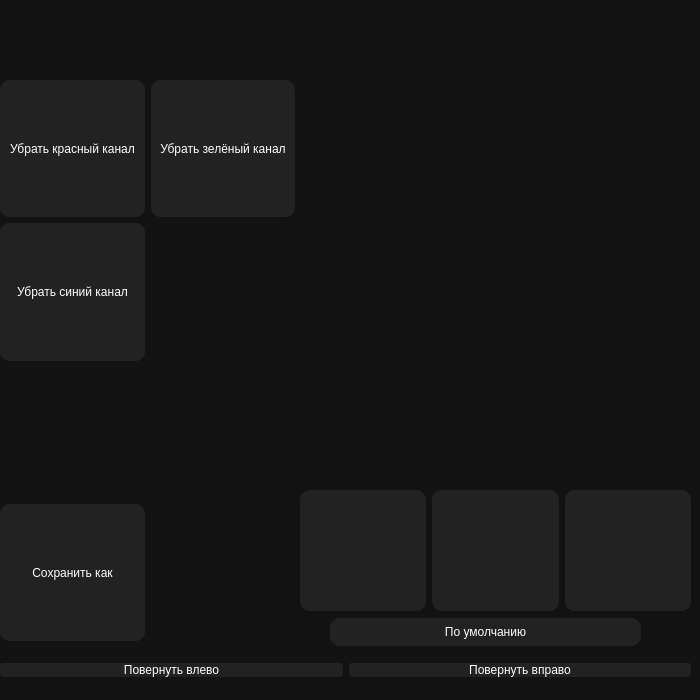
<?xml version="1.0" encoding="UTF-8"?>
<ui version="4.0">
 <class>Form</class>
 <widget class="QWidget" name="Form">
  <property name="enabled">
   <bool>true</bool>
  </property>
  <property name="geometry">
   <rect>
    <x>0</x>
    <y>0</y>
    <width>700</width>
    <height>700</height>
   </rect>
  </property>
  <property name="windowTitle">
   <string>Form</string>
  </property>
  <property name="styleSheet">
   <string notr="true">background-color: #121212;
color: white;
border-radius: 10px;</string>
  </property>
  <widget class="QWidget" name="horizontalLayoutWidget">
   <property name="geometry">
    <rect>
     <x>0</x>
     <y>650</y>
     <width>691</width>
     <height>41</height>
    </rect>
   </property>
   <layout class="QHBoxLayout" name="horizontalLayout">
    <item>
     <widget class="QPushButton" name="btn_left">
      <property name="styleSheet">
       <string notr="true">QPushButton{
    background-color: #222222;
    border-radius: 3px;
}</string>
      </property>
      <property name="text">
       <string>Повернуть влево</string>
      </property>
     </widget>
    </item>
    <item>
     <widget class="QPushButton" name="btn_right">
      <property name="styleSheet">
       <string notr="true">QPushButton{
    background-color: #222222;
    border-radius: 3px;
}</string>
      </property>
      <property name="text">
       <string>Повернуть вправо</string>
      </property>
     </widget>
    </item>
   </layout>
  </widget>
  <widget class="QWidget" name="gridLayoutWidget">
   <property name="geometry">
    <rect>
     <x>0</x>
     <y>80</y>
     <width>295</width>
     <height>561</height>
    </rect>
   </property>
   <layout class="QGridLayout" name="gridLayout">
    <item row="0" column="1">
     <widget class="QPushButton" name="btn_removeg">
      <property name="sizePolicy">
       <sizepolicy hsizetype="Minimum" vsizetype="Expanding">
        <horstretch>0</horstretch>
        <verstretch>0</verstretch>
       </sizepolicy>
      </property>
      <property name="styleSheet">
       <string notr="true">QPushButton {
    background-color: #222222
}</string>
      </property>
      <property name="text">
       <string>Убрать зелёный канал</string>
      </property>
     </widget>
    </item>
    <item row="1" column="0">
     <widget class="QPushButton" name="btn_removeb">
      <property name="sizePolicy">
       <sizepolicy hsizetype="Minimum" vsizetype="Expanding">
        <horstretch>0</horstretch>
        <verstretch>0</verstretch>
       </sizepolicy>
      </property>
      <property name="styleSheet">
       <string notr="true">QPushButton {
    background-color: #222222
}</string>
      </property>
      <property name="text">
       <string>Убрать синий канал</string>
      </property>
     </widget>
    </item>
    <item row="0" column="0">
     <widget class="QPushButton" name="btn_remover">
      <property name="sizePolicy">
       <sizepolicy hsizetype="Minimum" vsizetype="Expanding">
        <horstretch>0</horstretch>
        <verstretch>0</verstretch>
       </sizepolicy>
      </property>
      <property name="styleSheet">
       <string notr="true">QPushButton {
    background-color: #222222
}</string>
      </property>
      <property name="text">
       <string>Убрать красный канал</string>
      </property>
     </widget>
    </item>
    <item row="3" column="0">
     <widget class="QPushButton" name="btn_saveas">
      <property name="sizePolicy">
       <sizepolicy hsizetype="Minimum" vsizetype="Expanding">
        <horstretch>0</horstretch>
        <verstretch>0</verstretch>
       </sizepolicy>
      </property>
      <property name="styleSheet">
       <string notr="true">QPushButton {
    background-color: #222222
}</string>
      </property>
      <property name="text">
       <string>Сохранить как</string>
      </property>
     </widget>
    </item>
    <item row="2" column="0">
     <spacer name="verticalSpacer">
      <property name="orientation">
       <enum>Qt::Vertical</enum>
      </property>
      <property name="sizeHint" stdset="0">
       <size>
        <width>20</width>
        <height>40</height>
       </size>
      </property>
     </spacer>
    </item>
   </layout>
  </widget>
  <widget class="QWidget" name="verticalLayoutWidget">
   <property name="geometry">
    <rect>
     <x>300</x>
     <y>80</y>
     <width>391</width>
     <height>391</height>
    </rect>
   </property>
   <layout class="QVBoxLayout" name="verticalLayout">
    <item>
     <widget class="QLabel" name="label">
      <property name="text">
       <string/>
      </property>
     </widget>
    </item>
   </layout>
  </widget>
  <widget class="QWidget" name="horizontalLayoutWidget_2">
   <property name="geometry">
    <rect>
     <x>300</x>
     <y>490</y>
     <width>391</width>
     <height>121</height>
    </rect>
   </property>
   <layout class="QHBoxLayout" name="horizontalLayout_2">
    <item>
     <widget class="QPushButton" name="btn_R">
      <property name="sizePolicy">
       <sizepolicy hsizetype="Minimum" vsizetype="Expanding">
        <horstretch>0</horstretch>
        <verstretch>0</verstretch>
       </sizepolicy>
      </property>
      <property name="styleSheet">
       <string notr="true">QPushButton{
    background-color: #222222
}</string>
      </property>
      <property name="text">
       <string/>
      </property>
      <property name="icon">
       <iconset>
        <normaloff>Re.png</normaloff>Re.png</iconset>
      </property>
      <property name="iconSize">
       <size>
        <width>100</width>
        <height>100</height>
       </size>
      </property>
     </widget>
    </item>
    <item>
     <widget class="QPushButton" name="btn_G">
      <property name="sizePolicy">
       <sizepolicy hsizetype="Minimum" vsizetype="Expanding">
        <horstretch>0</horstretch>
        <verstretch>0</verstretch>
       </sizepolicy>
      </property>
      <property name="styleSheet">
       <string notr="true">QPushButton{
    background-color: #222222
}</string>
      </property>
      <property name="text">
       <string/>
      </property>
      <property name="icon">
       <iconset>
        <normaloff>G.png</normaloff>G.png</iconset>
      </property>
      <property name="iconSize">
       <size>
        <width>100</width>
        <height>100</height>
       </size>
      </property>
     </widget>
    </item>
    <item>
     <widget class="QPushButton" name="btn_B">
      <property name="sizePolicy">
       <sizepolicy hsizetype="Minimum" vsizetype="Expanding">
        <horstretch>0</horstretch>
        <verstretch>0</verstretch>
       </sizepolicy>
      </property>
      <property name="styleSheet">
       <string notr="true">QPushButton{
    background-color: #222222
}</string>
      </property>
      <property name="text">
       <string/>
      </property>
      <property name="icon">
       <iconset>
        <normaloff>B.png</normaloff>B.png</iconset>
      </property>
      <property name="iconSize">
       <size>
        <width>100</width>
        <height>100</height>
       </size>
      </property>
     </widget>
    </item>
   </layout>
  </widget>
  <widget class="QPushButton" name="btn_default">
   <property name="geometry">
    <rect>
     <x>330</x>
     <y>618</y>
     <width>311</width>
     <height>28</height>
    </rect>
   </property>
   <property name="styleSheet">
    <string notr="true">QPushButton{
    background-color: #222222
}</string>
   </property>
   <property name="text">
    <string>По умолчанию</string>
   </property>
  </widget>
 </widget>
 <resources/>
 <connections/>
</ui>
